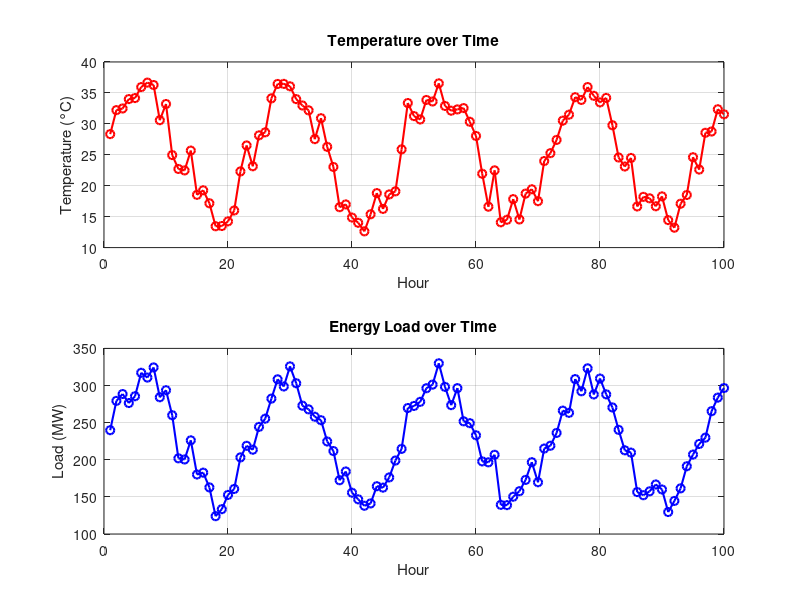

Source code (MATLAB): (Note: this script raises an error after producing the figure.)
%% Smart Grid Energy Load Forecasting - MATLAB
% Step 1: Simulate Data
% Step 2: Visualize
% Step 3: Export CSV for Python

clc; clear; close all;

%% 1. SIMULATE DATA (100 hours)
n = 100;
hours = (1:n)';

% Temperature: simple sine wave + noise
temperature = 25 + 10*sin(2*pi*hours/24) + 2*randn(n,1);

% Energy Load: depends on temperature + time + noise
energy_load = 200 + 5*(temperature - 20) + 30*sin(2*pi*hours/24) + 10*randn(n,1);

%% 2. VISUALIZE
figure;

subplot(2,1,1);
plot(hours, temperature, 'r-o', 'LineWidth', 1.5);
title('Temperature over Time');
xlabel('Hour'); ylabel('Temperature (°C)');
grid on;

subplot(2,1,2);
plot(hours, energy_load, 'b-o', 'LineWidth', 1.5);
title('Energy Load over Time');
xlabel('Hour'); ylabel('Load (MW)');
grid on;

sgtitle('Smart Grid - Simulated Data');

%% 3. EXPORT TO CSV
T = table(hours, temperature, energy_load);
writetable(T, 'smart_grid_data.csv');
disp('Data saved to smart_grid_data.csv');
